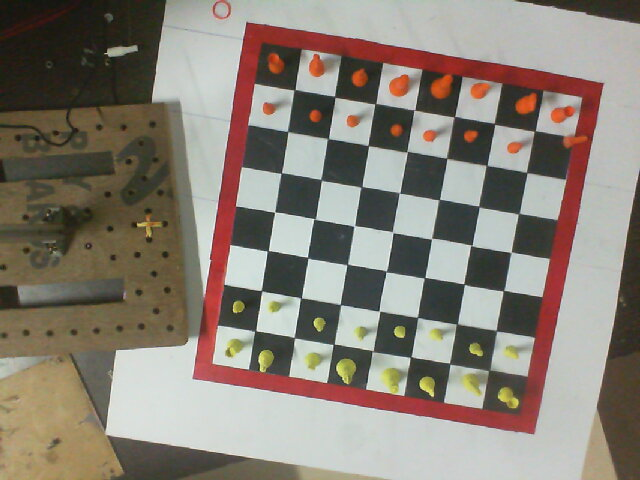
#> input picture Game/shot7.jpg, 640 x 480 px, given in place of shot1.jpg, which was not available
$ python chess_crop.py
#> lines starting #> are read from the running program, lines starting #| are printed output that depends on the picture; after the words box and inside, x2 and y2 are one past the last pixel; in counts of white or black regions, pixels touching at a corner belong together; pictures that were not available may be replaced by others from this repository, and a replacement may not be noted
#> further down, c is the input picture: shape (480, 640, 3); mean B, G, R 118, 128.5, 136.8
### Game/detection.py
import cv2
import numpy as np
import matplotlib.pyplot as plt
import pandas as pd

def detect(img):
	img=cv2.merge(list(map(cv2.equalizeHist,cv2.split(img))))
	orange=np.uint8(np.int32(img[:,:,2]>130)*np.int32(img[:,:,1]<150)*np.int32(img[:,:,0]<150))
	yellow=np.uint8(np.int32(img[:,:,2]>130)*np.int32(img[:,:,1]>130)*np.int32(img[:,:,0]<150))
	color=[]
	intensity=[]
	factor=20
	for i in range(8):
		k=[]
		for j in range(8):
			y=np.sum(yellow[60*(i):60*(i+1),60*(j):60*(j+1)])
			o=np.sum(orange[60*(i):60*(i+1),60*(j):60*(j+1)])

			if y>o and y>factor:
				r="y"
			elif o>y and o>factor:
				r="o"
			else:
				r="e"

			intensity.append((o,y))
			k.append(r)
		color.append(k)

	color=pd.DataFrame(color,index=list("87654321"),columns=list("abcdefgh"))
	return color,intensity

# [9 lines left out: function display, not called in this run]

# [5 lines that do not run on import are left out]

### Game/chess_crop.py
import cv2
import numpy as np
from detection import detect
def crop(img):
	# finding shape
	l,b,h=img.shape
#> l = 480; b = 640; h = 3

	# finding red pixels
	con=np.uint8(255*np.uint8(img[:,:,2]>100)*np.uint8(img[:,:,1]<100)*np.uint8(img[:,:,0]<100))
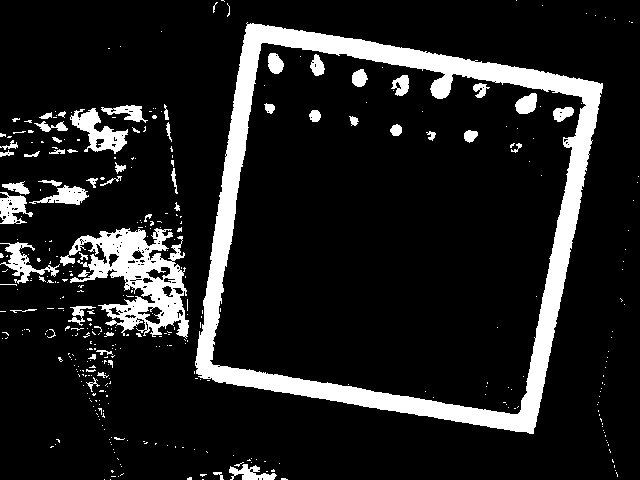
#> con: shape (480, 640); 12.8% white; 383 white regions (327 under 20 px)

	# draw contours
	contours,_=cv2.findContours(con,cv2.RETR_TREE,cv2.CHAIN_APPROX_SIMPLE)
#> contours = 537 contours, 479 with area under 20; largest, box (x1, y1, x2, y2) and area: (195, 22, 603, 434) 126706, (209, 42, 587, 415) 103988, (60, 228, 189, 339) 6482, (70, 108, 128, 154) 1093, (0, 242, 60, 284) 625

	# sorting wrt area
	c=sorted(contours,key=cv2.contourArea)
#> c has the same summary as contours

	# drawing a polygon
	epsilon = 0.1*cv2.arcLength(c[-2],True)
#> epsilon = 151.5
	a = cv2.approxPolyDP(c[-2],epsilon,True)
#> a = [[262, 42], [582, 97], [517, 414], [211, 363]]

	# finding the corners of polygon in order
	box=[a[0][0],a[1][0],a[2][0],a[3][0]]
#> box = [[262, 42], [582, 97], [517, 414], [211, 363]]
	box=sorted(box,key=lambda x:x[1])
#> box = [[262, 42], [582, 97], [211, 363], [517, 414]]
	if box[0][0]>box[1][0]:
		box[0],box[1]=box[1],box[0]
	if box[2][0]>box[3][0]:
		box[2],box[3]=box[3],box[2]
	i=1
	box=np.array(box)
	box+=np.array([[i,i],[-i,i],[i,-i],[-i,-i]])
#> box = [[263, 43], [581, 98], [212, 362], [516, 413]]

	# Cropping
	pts1 = np.float32(box)
#> pts1 = [[263, 43], [581, 98], [212, 362], [516, 413]]
	pts2 = np.float32([[0,0],[480,0],[0,480],[480,480]])
	M = cv2.getPerspectiveTransform(pts1,pts2)
#> M = [[1.46, 0.233, -392.9], [-0.241, 1.39, 3.46], [8.29e-06, -0.000139, 1]]
	dst = cv2.warpPerspective(img,M,(480,480))
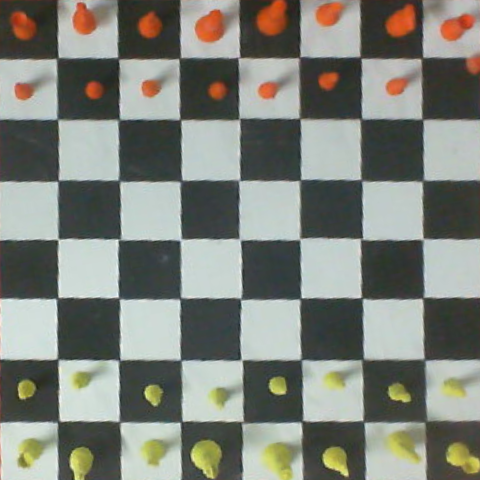
#> dst: shape (480, 480, 3); mean B, G, R 121.7, 129.9, 126.7

	return dst

if __name__=="__main__":
	c=cv2.imread("shot1.jpg")
	z=crop(c)
	color,intensity=detect(z)
#> in detect, `img=cv2.merge(list(map(cv2.equalizeHist,cv2.split(img))))`:
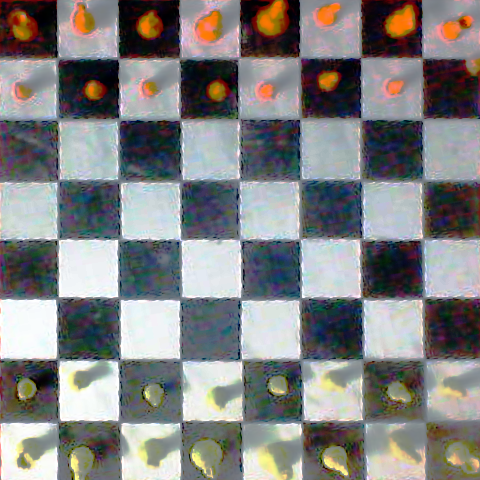
#> img: shape (480, 480, 3); mean of channels 0, 1, 2 128.9, 129.2, 129.3; drawn as B, G, R
#> in detect, `orange=np.uint8(np.int32(img[:,:,2]>130)*np.int32(img[:,:,1]<150)*np.i..`:
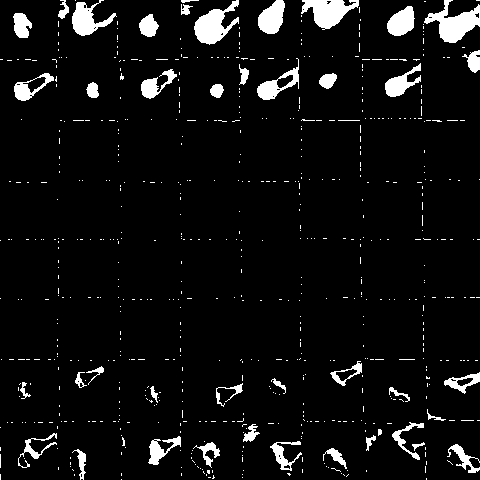
#> orange: shape (480, 480); values 0 (black) and 1 (white), 6% white; 658 white regions (615 under 20 px), largest, box (x1, y1, x2, y2) and area: (424, 0, 480, 43) 1116, (194, 0, 239, 45) 986, (301, 0, 359, 30) 970
#> in detect, `yellow=np.uint8(np.int32(img[:,:,2]>130)*np.int32(img[:,:,1]>130)*np.i..`:
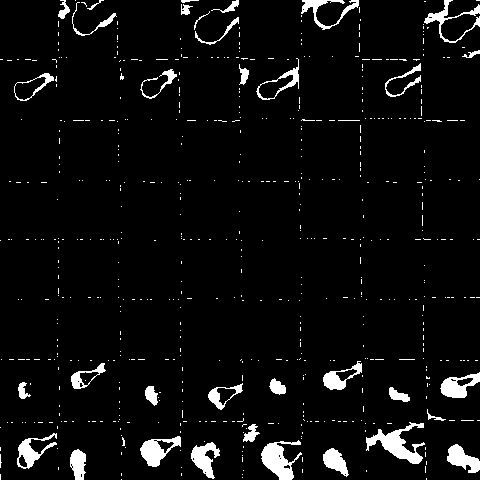
#> yellow: shape (480, 480); values 0 (black) and 1 (white), 5% white; 602 white regions (567 under 20 px), largest, box (x1, y1, x2, y2) and area: (366, 422, 425, 464) 936, (261, 440, 302, 480) 834, (140, 436, 181, 467) 615
#> after the loop in detect, `for i in range(8):`: color = 8 items; intensity = 64 pairs, first value 0 to 1244, second value 0 to 1015
#> in detect, `color=pd.DataFrame(color,index=list("87654321"),columns=list("abcdefgh..`: color = table of 8 rows and 8 columns
#> color = table of 8 rows and 8 columns
	print(color)
#|    a  b  c  d  e  f  g  h
#| 8  o  o  o  o  o  o  o  o
#| 7  o  o  o  o  o  o  o  o
#| 6  e  e  e  e  e  e  e  e
#| 5  e  e  e  e  e  e  e  e
#| 4  o  e  e  e  e  e  e  e
#| 3  e  e  e  e  e  e  e  e
#| 2  y  y  y  y  y  y  y  y
#| 1  y  y  y  y  y  y  y  y
	print(intensity)
#> (printed output is left out)
	cv2.imshow("image",z)
	cv2.imshow("img",c)
	cv2.waitKey(0)
